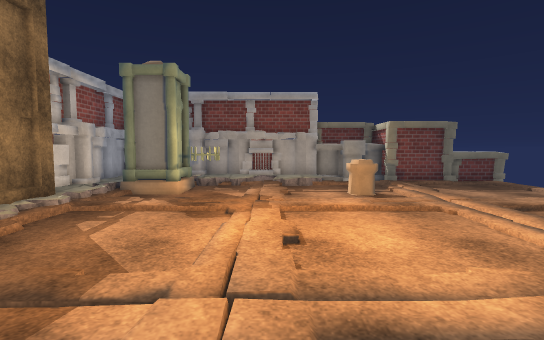
[1] (above)

12 first-person views from a walk through a 3-D level made in the Unity game engine. The camera is 1.3 m above the floor, tilts 4° down and sees 85° across. The floor is counted in squares, 1 m on a side. Each view is taken from the middle of a square. On the plan, view 1 faces up. The plan holds only what a view shows up to about 14 squares ahead; the rest is blank. Surface patterns are stand-ins for the level's own textures.

[2]
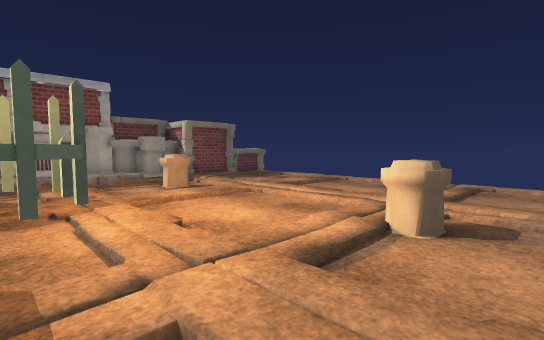

[3]
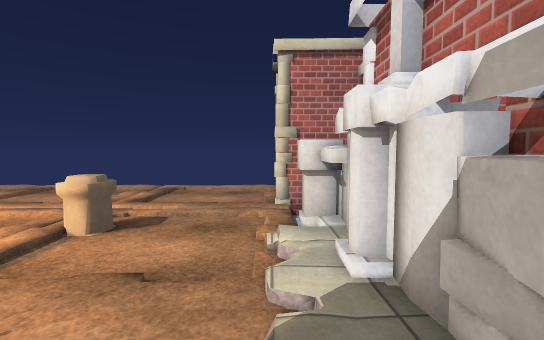

[4]
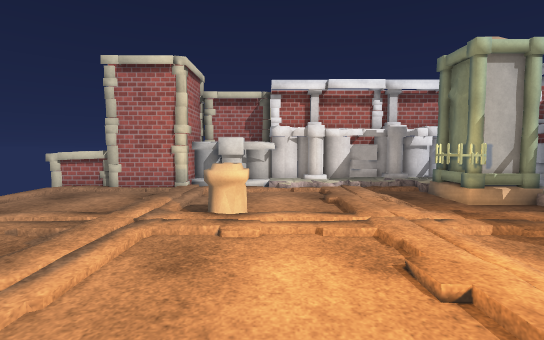

[5]
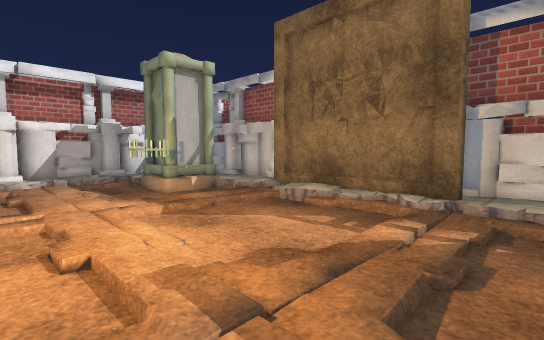

[6]
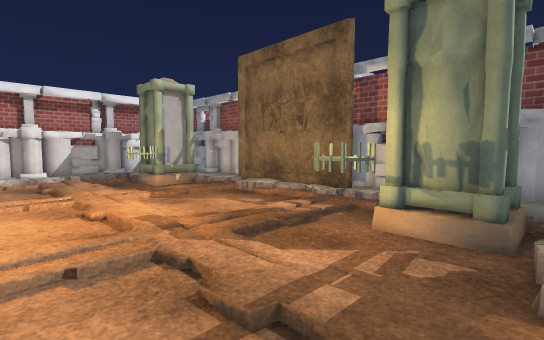

[7]
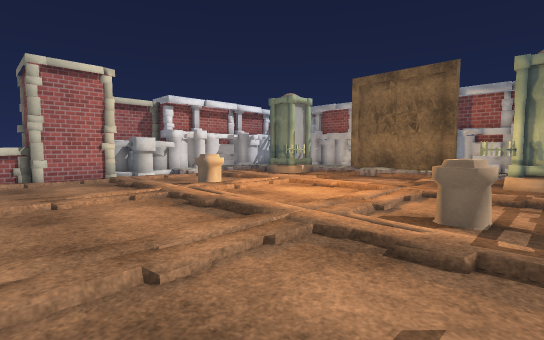

[8]
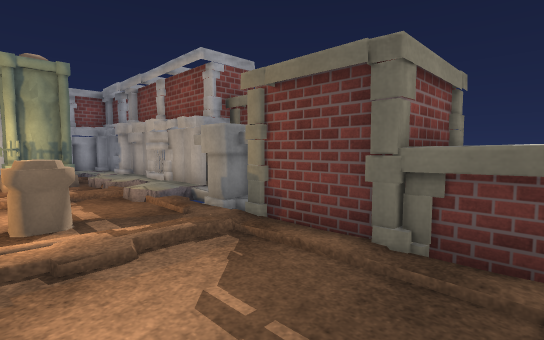

[9]
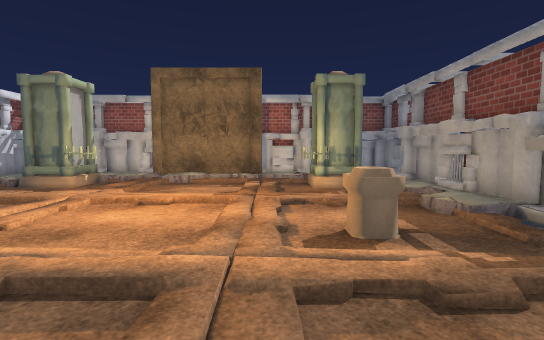

[10]
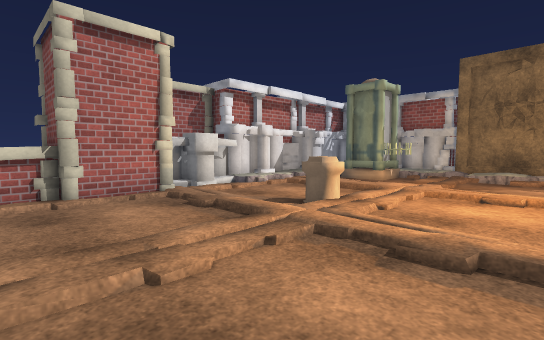

[11]
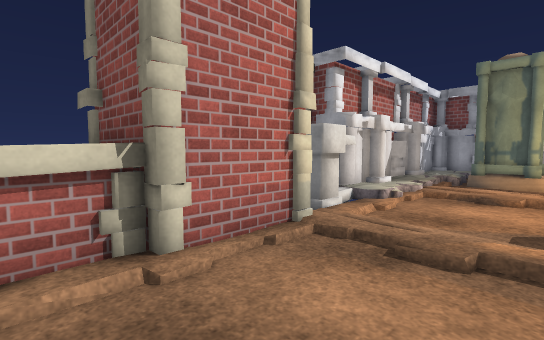

[12]
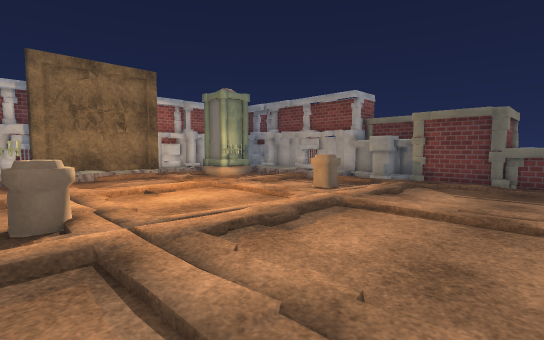

### Floor plan
Key: @ floor where view 1 was taken; # wall or solid block; . main floor; : floor 0.25 m higher than the main floor; / step, stairs or slope; = window, fence, low wall or low ledge; ^ raised ledge; O other object.
Columns run from 6 left of view 1 to 10 right of it. Each row starts with its distance up from view 1.
 15              #^
 14              #^
 13 ##############^^^
 12 #/////://::/::::
 11 ####./:..../....
 10 ####..:..=.:....
  9 #/....:..=.:....
  8 #/::::::::::::::
  7 #/::::/::::/::::
  6 #/..../..../....
  5 #/....:....:....
  4 ##....:....:....
  3 # :::::::::/::::
  2   ::O::::=://:::
  1  #....:..=./....
  0  ###./@....:....
 -1  ###.//....:....
 -2  #////://::###::
 -3  #############^^^
 -4              #^
 -5              #^

Positions as (right, up) in squares from view 1, and headings:
1: (0, 0), facing up
2: (-2, 0), facing up-right
3: (-3, -2), facing right
4: (2, 8), facing down
5: (1, 9), facing down-left
6: (2, 12), facing down-left
7: (9, 11), facing down-left
8: (9, 9), facing up-left
9: (8, 8), facing left
10: (9, 6), facing down-left
11: (9, 1), facing down-left
12: (9, 1), facing up-left
